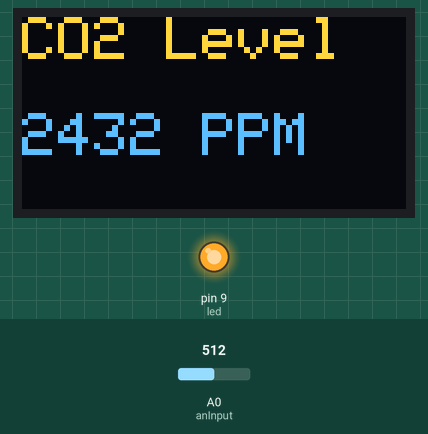
This sketch was run on a simulated Arduino Uno, built with avr-gcc and run on an emulated ATmega328P. Parts: 128×64 one-colour display, output pins drawn as LEDs (lit = HIGH). Inputs (shaded band) come from the test bench; at power-on: A0 (anInput) = 512. The OLED is the two-colour kind (top 16 rows yellow); the display library's start-up logo is not drawn.

Above: at 2.6 s.
2.7 s: A0 (anInput) set to 500
At 5.3 s:
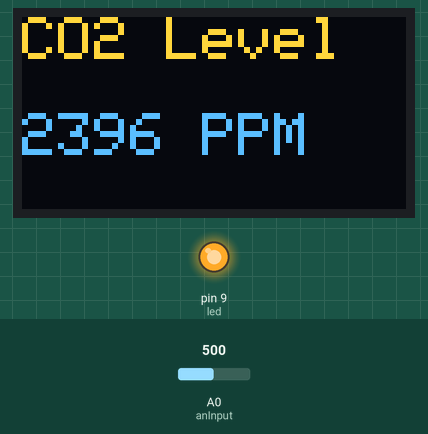
5.6 s: A0 (anInput) set to 511
At 6.8 s:
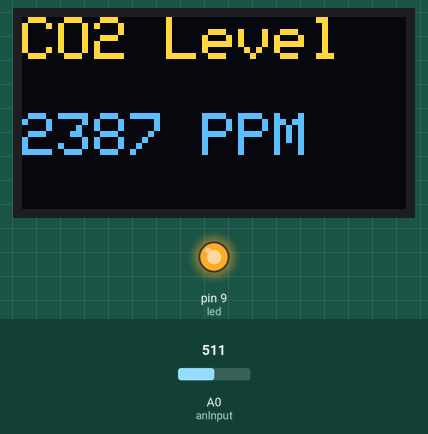
8.6 s: A0 (anInput) set to 440
At 10.8 s:
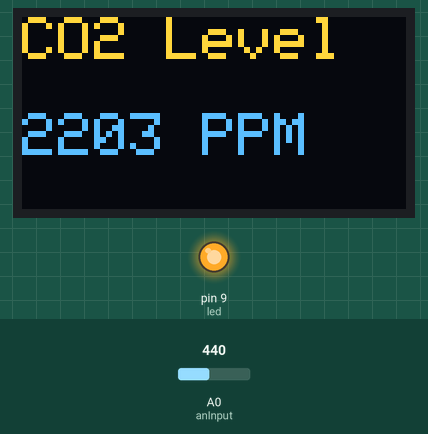
Timing chart, 0 to 12.3 s (numbered marks = the images above; inputs shaded):
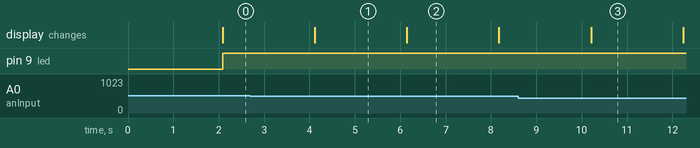

The sketch:

maincode.ino
```cpp
#include <Wire.h>
#include <Adafruit_GFX.h>                     //grafix library for OLED
#include <Adafruit_SSD1306.h>
#define anInput     A0                        //analog feed from MQ135
#define digTrigger   2                        //digital feed from MQ135
#define co2Zero     60                        //calibrated CO2 0 level
#define led          9
#define led1          10
#define led2         11
#define led3        12
#define OLED_RESET   4
Adafruit_SSD1306 display(OLED_RESET);         //create instance of OLED called display
void setup() {

  pinMode(anInput,INPUT);                     //MQ135 analog feed set for input
  pinMode(digTrigger,INPUT);                  //MQ135 digital feed set for input
  pinMode(led,OUTPUT);
  Serial.begin(9600);
  display.begin(SSD1306_SWITCHCAPVCC, 0x3C);
  display.display();                          //show buffer
  display.clearDisplay();

}
void loop() {

int co2now[10];                               //int array for co2
int co2raw = 0;
int co2comp = 0;                              //int for compensated co2
int co2ppm = 0;                               //int for calculated ppm
int avg = 0;


  display.clearDisplay();                     //clear display @ beginning of each loop

  for (int x = 0;x<10;x++){                   //samplpe co2 10x over 2 seconds
    co2now[x]=analogRead(A0);
    delay(200);
  }

/*
 * Atmospheric CO2 Level..............400ppm
 * Average indoor co2.............350-450ppm
 * Maxiumum acceptable co2...........1000ppm
 * Dangerous co2 levels.............>2000ppm
 */
for (int x = 0;x<10;x++){                     //add samples together
    avg=avg + co2now[x];

  }
  co2raw = avg/10;                            //divide samples by 10
  co2comp = co2raw - co2Zero;                 //get compensated value
  co2ppm = map(co2comp,0,1023,400,5000);      //map value for atmospheric levels

  display.setTextSize(2);                     //set text size
  display.setTextColor(WHITE);                //set text color
  display.setCursor(0,0);                     //set cursor
  display.println("CO2 Level");               //print title
  display.println(" ");                       //skip a line
  display.print(co2ppm);                      //print co2 ppm
  display.print(" PPM");                      //print units
  display.display();                          //show the buffer
  if(co2ppm<400){
    digitalWrite(led,HIGH);
    digitalWrite(led1,LOW);
    digitalWrite(led2,LOW);
    digitalWrite(led3,LOW);
  }
  else if(350<co2ppm<450) {
    digitalWrite(led,HIGH);
    digitalWrite(led1,HIGH);
     digitalWrite(led2,LOW);
    digitalWrite(led3,LOW);//turn off led
  }
  else if(1000<co2ppm<2000){
    digitalWrite(led,HIGH);
    digitalWrite(led1,HIGH);
    digitalWrite(led2,HIGH);// three led on indicating maximum capacity
    digitalWrite(led3,LOW);
  }
  else if(co2ppm>2000){
    digitalWrite(led,HIGH);
    digitalWrite(led1,HIGH);// all four leds are indicating danger zone
    digitalWrite(led2,HIGH);
    digitalWrite(led3,HIGH);
    }
  else { digitalWrite(led,LOW);
    digitalWrite(led1,LOW);
    digitalWrite(led2,LOW);// all four leds are off
    digitalWrite(led3,LOW);}
}
```

Measured:
- the behaviour switches between 512 and 511 on A0 (anInput) (found by bisection; images 0 and 1)
- after the input at 2.7 s, the display: changes after 1.4 s (image 1)
- after the input at 5.6 s, the display: changes after 0.55 s (image 2)
- after the input at 8.6 s, the display: changes after 1.6 s (image 3)
- what the display in image 2 shows lasts 2.1 s, from 6.1 s to 8.2 s
